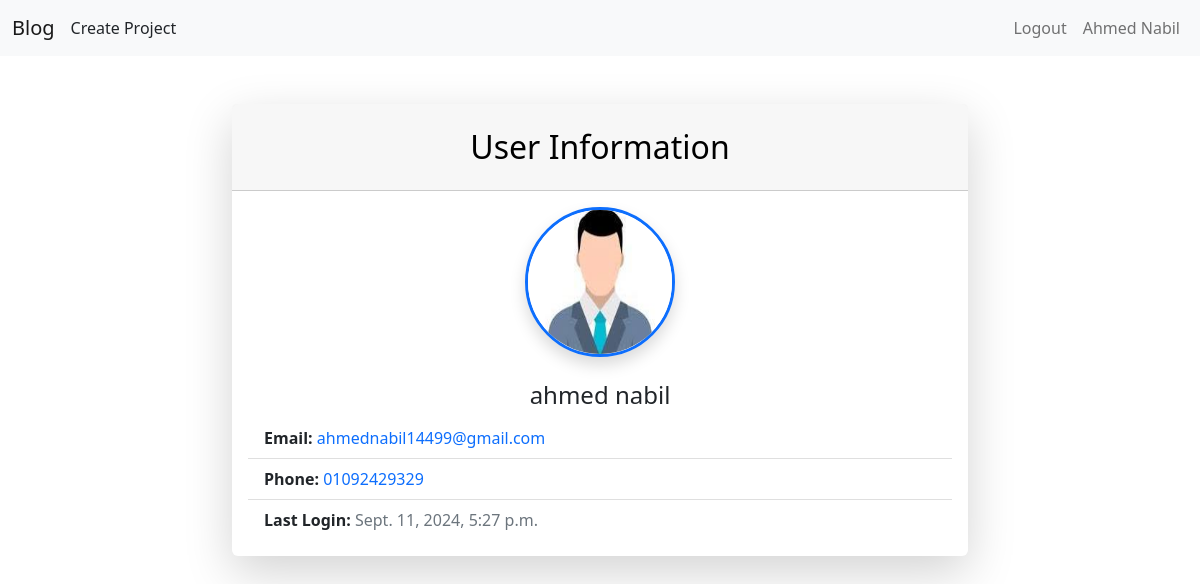
Before: /user/userInfo (signed in) with the older database file.
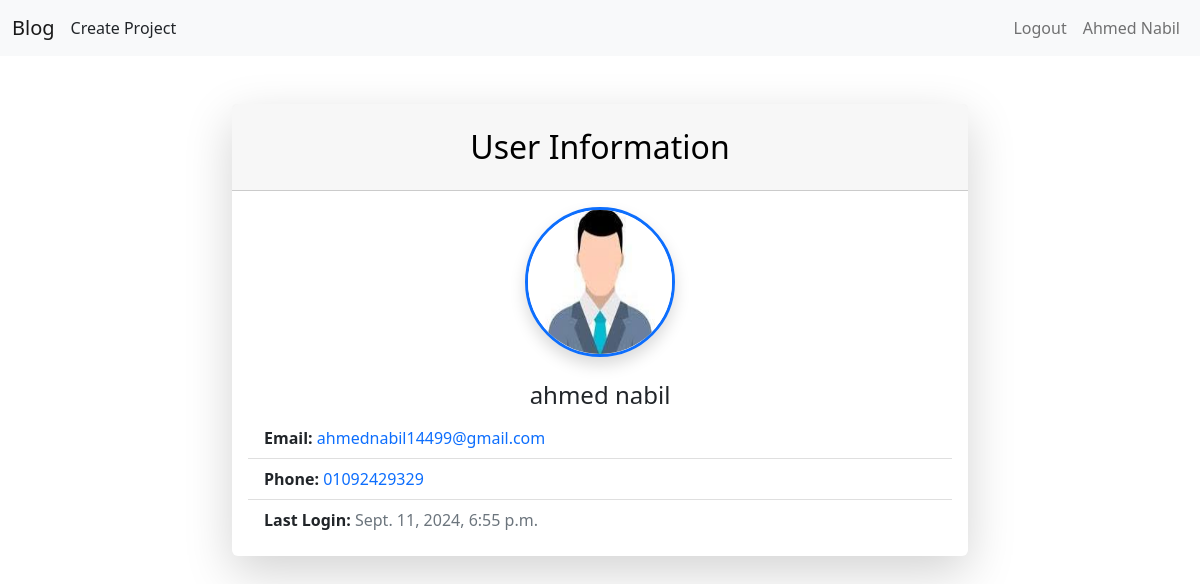
After: the same page with the newer database file.
### users/models.py (models this page shows, shortened)
class User(AbstractBaseUser):
    first_name = models.CharField(max_length=255)
    last_name = models.CharField(max_length=255)
    last_login = models.DateTimeField(auto_now_add=True)
    email = models.EmailField(unique=True)
    password = models.CharField(max_length=255)
    phone = models.CharField(max_length=11, validators=[MinLengthValidator(11)])
    profile_pic = models.FileField(upload_to="users/images", null=True, blank=True)
    birth_date = models.DateField(null=True, blank=True)
    facebook_profile = models.TextField(null=True, blank=True)
    country = models.CharField(max_length=30, null=True, blank=True)
    is_admin = models.BooleanField(default=False)
    is_active = models.BooleanField(default=True)
    is_staff = models.BooleanField(default=False)
    is_superuser = models.BooleanField(default=False)
    objects = ManagerUser()
    USERNAME_FIELD = 'email'
    REQUIRED_FIELDS = ["password"]

### users/views.py (the view)
# urls.py: path('userInfo', user_Info, name='user'),
def user_Info(request):
    if not request.user.is_authenticated:
        return redirect('login')
    return render(request, 'user.html', {'user': request.user})

### users/templates/user.html (shortened to what this page needs)
{% extends 'base.html' %}
{% block 'content' %}
<div class="container mt-5">
    <div class="row justify-content-center">
        <div class="col-lg-8">
            <div class="card shadow-lg border-0 rounded-lg">
                <div class="card-header bg-gradient-primary text-black text-center py-4">
                    <h2 class="mb-0">User Information</h2>
                </div>
                <div class="card-body text-center">
                    <div class="user-avatar mb-4">
                        {% if user.profile_pic %}
                            <img src="{{ user.profile_pic.url }}" alt="Profile Picture" class="rounded-circle img-fluid border border-3 border-primary shadow" style="width: 150px; height: 150px;">
                        {% else %}
                            <p class="text-muted">No profile picture uploaded.</p>
                        {% endif %}
                    </div>
                    <h4 class="card-title">{{ user.first_name }} {{ user.last_name }}</h4>
                    <ul class="list-group list-group-flush text-start">
                        <li class="list-group-item">
                            <strong>Email: </strong>
                            <a href="mailto:{{ user.email }}" class="text-decoration-none">{{ user.email }}</a>
                        </li>
                        <li class="list-group-item">
                            <strong>Phone: </strong>
                            <a href="tel:{{ user.phone }}" class="text-decoration-none">{{ user.phone }}</a>
                        </li>
                        <li class="list-group-item">
                            <strong>Last Login: </strong>
                            <span class="text-muted">{{ user.last_login }}</span>
                        </li>
                    </ul>
                </div>
            </div>
        </div>
    </div>
</div>
{% endblock 'content' %}

### templates/base.html (shortened to what this page needs)
<!DOCTYPE html>
<html lang="en">
<head>
    <link href="https://cdn.jsdelivr.net/npm/bootstrap@5.2.3/dist/css/bootstrap.min.css" rel="stylesheet">
</head>
<body>
    <nav class="navbar navbar-expand bg-light">
        <div class="container-fluid">
          <div class="d-flex align-items-center">
            <a class="navbar-brand" href="{% url 'home' %}">Blog</a>
            <a class="nav-link active" aria-current="page" href="{% url 'create_project' %}">Create Project</a>
          </div>
            <div class="navbar-nav">
              <div class="d-flex justify-content-end">
                {% if user.is_authenticated %}
                  <a class="nav-link" href="{% url 'logout' %}">Logout</a>
                  <a class="nav-link" href="{% url 'user' %}">{{ user.first_name|capfirst }} {{ user.last_name|capfirst }}</a>
                {% else %}
                  <a class="nav-link" href="{% url 'login' %}">Login</a>
                  <a class="nav-link" href="{% url 'register' %}">Register</a>
                {% endif %}
                </div>
            </div>
        </div>
      </nav>
    {% block 'content' %}
    {% endblock 'content' %}
</body>
</html>

Changed rows visible on the page:
changed User "ahmed": last_login "Sept. 11, 2024, 5:27 p.m." → "Sept. 11, 2024, 6:55 p.m."
